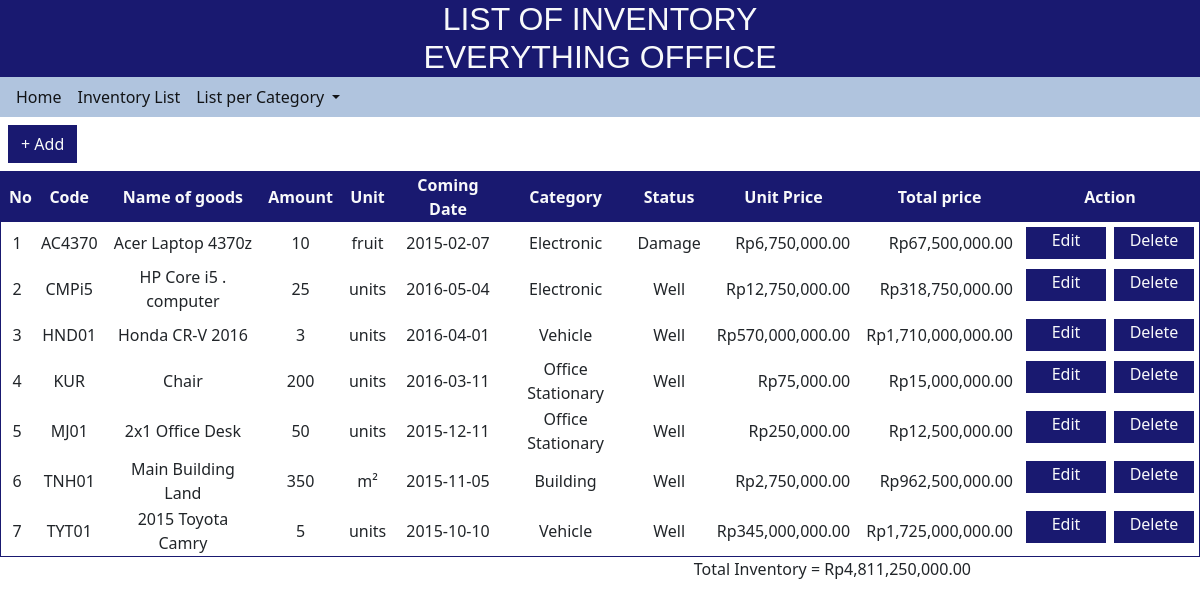
The page /view_inventory.php on the database its author committed.
### tables this page shows
CREATE TABLE `inventory` (
  `item_id` varchar(10) NOT NULL,
  `item_name` varchar(30) NOT NULL,
  `amount` int(11) NOT NULL,
  `unit` varchar(15) NOT NULL,
  `arrival_date` date NOT NULL,
  `category` varchar(20) NOT NULL,
  `item_status` varchar(20) NOT NULL,
  `price` int(20) NOT NULL
);

### view_inventory.php (the view, shortened to what this page needs)
<?php
    require('connect.php');
    $i = 0;
    $total_all = 0;
    $query = "SELECT * FROM inventory";
    $execute = $mydb->query($query);
?>
<!doctype html>
<html lang="en">
<head>
    <link href="https://cdn.jsdelivr.net/npm/bootstrap@5.1.3/dist/css/bootstrap.min.css" rel="stylesheet"
>
</head>
<body>
    <div class="menu" style="background-color:midnightblue">
        <h2 class="text-light mb-0" style="font-family:'Franklin Gothic Medium', 'Arial Narrow', Arial, sans-serif;">
            <center>LIST OF INVENTORY<br>EVERYTHING OFFFICE</center>
        </h2>
        <nav class="navbar navbar-expand-sm navbar-light p-0" style="background-color:lightsteelblue;">
            <div class="collapse navbar-collapse" id="navbarNav">
                <ul class="navbar-nav">
                    <li class="nav-item ps-2">
                        <a class="nav-link active" aria-current="page" href="home.php">Home</a>
                    </li>
                    <li class="nav-item">
                        <a class="nav-link active" href="view_inventory.php">Inventory List</a>
                    </li>
                    <li class="nav-item dropdown">
                        <a class="nav-link active dropdown-toggle" href="#" id="navbarDropdownMenuLink" role="button"
                            data-bs-toggle="dropdown" aria-expanded="false">
                            List per Category
                        </a>
                    </li>
                </ul>
            </div>
        </nav>
    </div>
    <div class="content">
        <div class="bttn m-2">
            <a href="form_add.php">
                <button class="btn rounded-0 text-light" style="background-color: midnightblue;">+ Add</button>
            </a>
        </div>
        <div class="d-flex justify-content-center">
            <table style="min-width: min-content; border: 1px solid midnightblue;">
                <thead class="text-center text-light" style="background-color: midnightblue;">
                    <tr class="align-middle">
                        <th class="ps-2">No</th>
                        <th class="px-2">Code</th>
                        <th class="px-2">Name of goods</th>
                        <th class="px-2">Amount</th>
                        <th class="px-2">Unit</th>
                        <th class="px-2">Coming Date</th>
                        <th class="px-2">Category</th>
                        <th class="px-2">Status</th>
                        <th class="px-2">Unit Price</th>
                        <th class="px-2">Total price</th>
                        <th class="px-2" colspan="2">Action</th>
                    </tr>
                </thead>
                <tbody class="text-center">
                    <?php
                        while($row = $execute->fetch_object()){
                            $price_format = number_format($row->price, 2, ".", ",");
                            $total_price = $row->price * $row->amount;
                            $total_format = number_format($total_price, 2, ".", ",");
                    ?>
                    <tr>
                        <td class="px-2"><?= $i+1 ?></td>
                        <td class="px-2"><?= $row->item_id ?></td>
                        <td class="px-2"><?= $row->item_name ?></td>
                        <td class="px-2"><?= $row->amount ?></td>
                        <td class="px-2"><?= $row->unit ?></td>
                        <td class="px-2"><?= $row->arrival_date ?></td>
                        <td class="px-2"><?= $row->category ?></td>
                        <td class="px-2"><?= $row->item_status ?></td>
                        <td class="px-2 text-end">Rp<?= $price_format ?></td>
                        <td class="px-2 text-end">Rp<?= $total_format ?></td>
                        <div class="action">
                            <td class="d-flex justify-content-center">
                                <a class="nav-link active p-0 px-1" href="form_edit.php?id=<?= $row->item_id ?>">
                                    <button class="btn rounded-0 pt-0 my-1 text-light"
                                        style="background-color: midnightblue; width: 80px">Edit</button>
                                </a>
                                <a class="nav-link active p-0 px-1" href="process_delete.php?id=<?= $row->item_id ?>">
                                    <button class="btn rounded-0 pt-0 my-1 text-light"
                                        style="background-color: midnightblue; width: 80px">Delete</button>
                                </a>
                            </td>
                        </div>
                    </tr>
                    <?php
                        $i++;
                        $total_all += $total_price;
                        $all_format = number_format($total_all, 2, ".", ",");
                        }
                    ?>
                </tbody>
            </table>
        </div>
        <div class="total text-end" style="margin-right: 229px">
            <span>Total Inventory = Rp<?= $all_format ?></span>
        </div>
    </div>
</body>
</html>
</html>

### rows shown on the page
inventory: item_id "AC4370", item_name "Acer Laptop 4370z", amount "10", unit "fruit", arrival_date "2015-02-07", category "Electronic", item_status "Damage", price "6,750,000.00", total_format "67,500,000.00"
inventory: item_id "CMPi5", item_name "HP Core i5 . computer", amount "25", unit "units", arrival_date "2016-05-04", category "Electronic", item_status "Well", price "12,750,000.00", total_format "318,750,000.00"
inventory: item_id "HND01", item_name "Honda CR-V 2016", amount "3", unit "units", arrival_date "2016-04-01", category "Vehicle", item_status "Well", price "570,000,000.00", total_format "1,710,000,000.00"
inventory: item_id "KUR", item_name "Chair", amount "200", unit "units", arrival_date "2016-03-11", category "Office Stationary", item_status "Well", price "75,000.00", total_format "15,000,000.00"
inventory: item_id "MJ01", item_name "2x1 Office Desk", amount "50", unit "units", arrival_date "2015-12-11", category "Office Stationary", item_status "Well", price "250,000.00", total_format "12,500,000.00"
inventory: item_id "TNH01", item_name "Main Building Land", amount "350", unit "m²", arrival_date "2015-11-05", category "Building", item_status "Well", price "2,750,000.00", total_format "962,500,000.00"
inventory: item_id "TYT01", item_name "2015 Toyota Camry", amount "5", unit "units", arrival_date "2015-10-10", category "Vehicle", item_status "Well", price "345,000,000.00", total_format "1,725,000,000.00"

### other values the page prints
$all_format "4,811,250,000.00"
